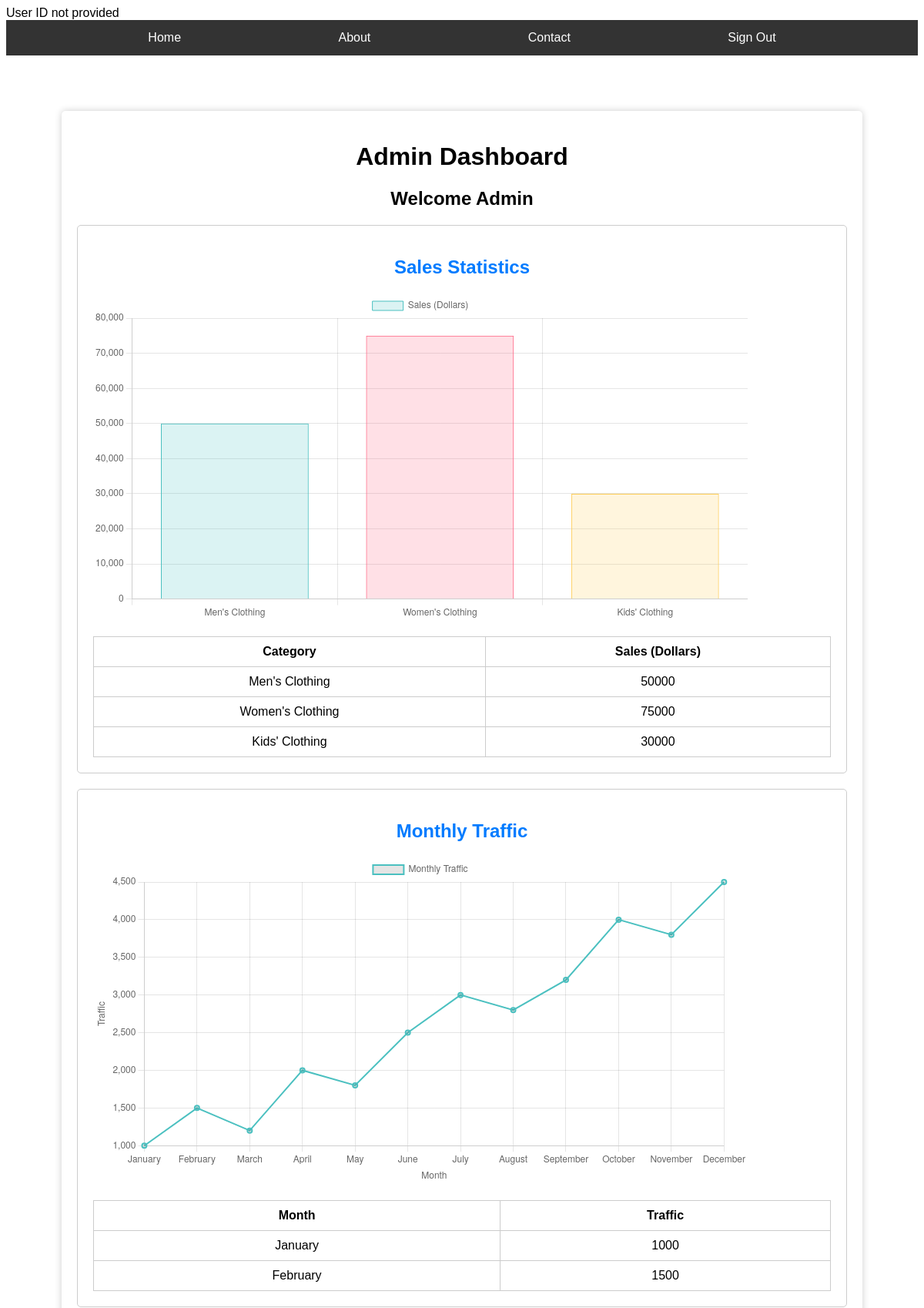
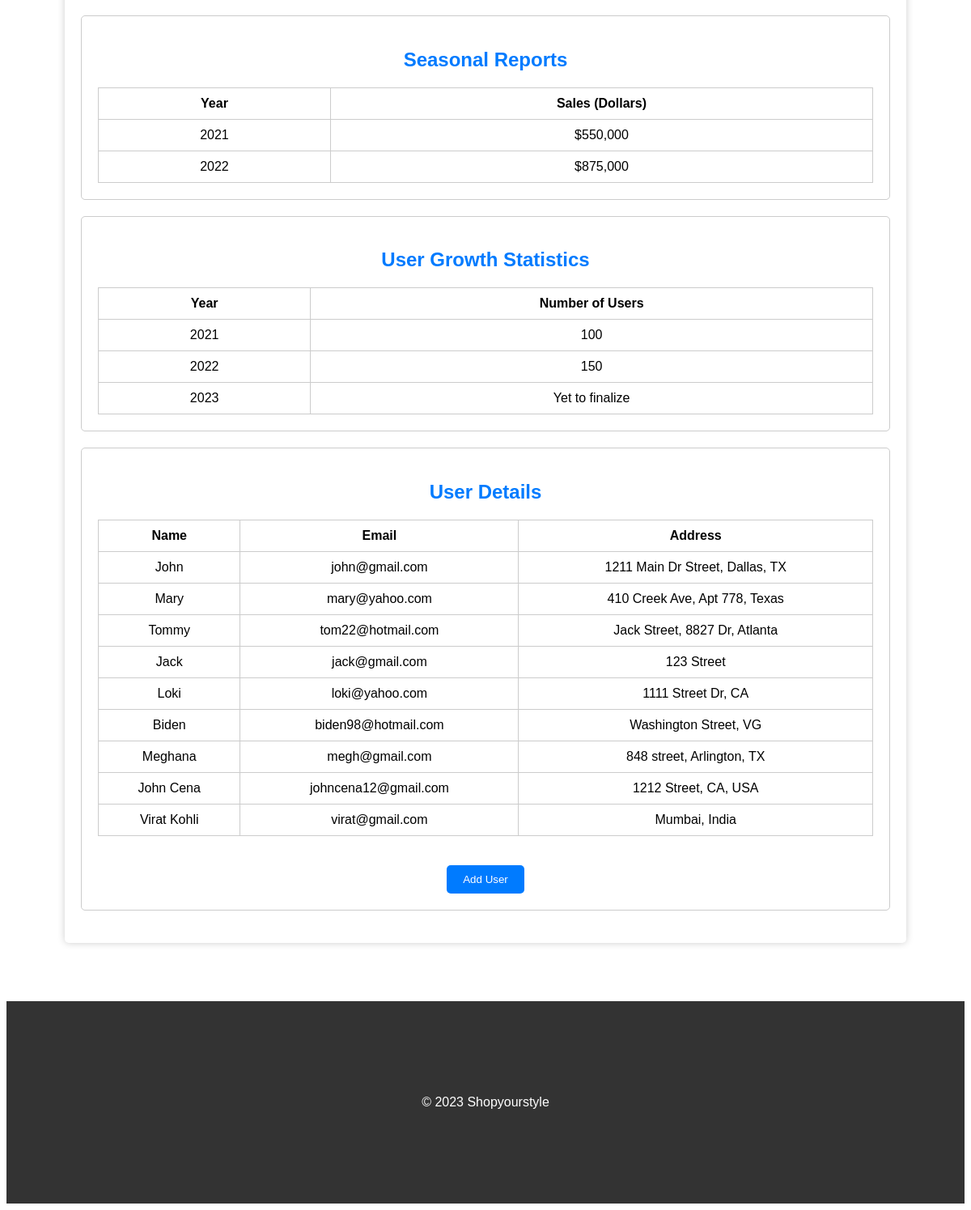
/Admin.php, run on the app's committed database (2 pictures, top to bottom).
### tables this page shows
CREATE TABLE `users` (
  `name` varchar(50) NOT NULL,
  `email` varchar(50) NOT NULL,
  `address` varchar(100) NOT NULL
);

### Admin.php (the view, shortened to what this page needs)
<?php
$servername = "localhost";
$username = "root";
$password = "";
$dbname = "shopify";
$conn = new mysqli($servername, $username, $password, $dbname);
$sql = "SELECT * FROM users";
$result = $conn->query($sql);
?>
<!DOCTYPE html>
<html lang="en">
<head>
    <link rel="stylesheet" href="Style.css">
</head>
<body>
    <nav class="NavOne">
        <ul>
            <li><a href="Home_2.html">Home</a></li>
            <li><a href="About_2.html">About</a></li>
            <li><a href="Contact_2.html">Contact</a></li>
            <li><a href="Login.php">Sign Out</a></li>
        </ul>
    </nav>
    <br><br><br><br>
    <main class="admin-container">
        <h1>Admin Dashboard</h1>
        <h2>Welcome Admin</h2>
        <div class="admin-section">
            <h2>Sales Statistics</h2>
            <div class="chart-container">
                <canvas id="salesChart"></canvas>
            </div>
            <table class="admin-table">
                <thead>
                    <tr>
                        <th>Category</th>
                        <th>Sales (Dollars)</th>
                    </tr>
                </thead>
                <tbody>
                    <tr>
                        <td>Men's Clothing</td>
                        <td>
                            <span id="menSales" contenteditable="true" onblur="updateSales('menSales')">50000</span>
                        </td>
                    </tr>
                    <tr>
                        <td>Women's Clothing</td>
                        <td>
                            <span id="womenSales" contenteditable="true" onblur="updateSales('womenSales')">75000</span>
                        </td>
                    </tr>
                    <tr>
                        <td>Kids' Clothing</td>
                        <td>
                            <span id="kidsSales" contenteditable="true" onblur="updateSales('kidsSales')">30000</span>
                        </td>
                    </tr>
                </tbody>
            </table>
        </div>
        <div class="admin-section">
            <h2>Monthly Traffic</h2>
            <div class="chart-container">
                <canvas id="trafficChart"></canvas>
            </div>
            <table class="admin-table">
                <thead>
                    <tr>
                        <th>Month</th>
                        <th>Traffic</th>
                    </tr>
                </thead>
                <tbody>
                    <tr>
                        <td>January</td>
                        <td>1000</td>
                    </tr>
                    <tr>
                        <td>February</td>
                        <td>1500</td>
                    </tr>
                </tbody>
            </table>
        </div>
        <div class="admin-section">
            <h2>Seasonal Reports</h2>
            <table class="admin-table">
                <thead>
                    <tr>
                        <th>Year</th>
                        <th>Sales (Dollars)</th>
                    </tr>
                </thead>
                <tbody>
                    <tr>
                        <td>2021</td>
                        <td>$550,000</td>
                    </tr>
                    <tr>
                        <td>2022</td>
                        <td>$875,000</td>
                    </tr>
                </tbody>
            </table>
        </div>
        <div class="admin-section">
            <h2>User Growth Statistics</h2>
            <table class="admin-table">
                <thead>
                    <tr>
                        <th>Year</th>
                        <th>Number of Users</th>
                    </tr>
                </thead>
                <tbody>
                    <tr>
                        <td>2021</td>
                        <td>100</td>
                    </tr>
                    <tr>
                        <td>2022</td>
                        <td>150</td>
                    </tr>
                    <tr>
                        <td>2023</td>
                        <td>Yet to finalize</td>
                    </tr>
                </tbody>
            </table>
        </div>
<div class="admin-section">
    <h2>User Details</h2>
    <table class="admin-table">
        <thead>
            <tr>
                <th>Name</th>
                <th>Email</th>
                <th>Address</th>
            </tr>
        </thead>
        <tbody>
            <?php
            if ($result->num_rows > 0) {
                while ($row = $result->fetch_assoc()) {
                    echo "<tr>";
                    echo "<td>" . $row['name'] . "</td>";
                    echo "<td>" . $row['email'] . "</td>";
                    echo "<td>" . $row['address'] . "</td>";
                    echo "</tr>";
                }
            } else {
                echo "<tr><td colspan='5'>No user data available</td></tr>";
            }
            ?>
        </tbody>
    </table>
    <br><br>
        <div class="btn_adduser_container">
            <button class="btn_adduser" onclick="location.href='./add_user.php'">Add User</button>
        </div>
</div>
    </main>
    <br><br><br><br>
    <footer class="bg-gray-900 text-white text-center py-2">
        <p>&copy; 2023 Shopyourstyle</p>
    </footer>
    <script>
        // JavaScript for Chart.js
        document.addEventListener('DOMContentLoaded', function () {
            // Declare salesChart in a scope accessible to the updateSales function
            var salesChart;
            // Function to update sales data
            window.updateSales = function (category) {
                var newValue = document.getElementById(category).innerText;
                // Update the corresponding data in the chart
                switch (category) {
                    case 'menSales':
                        salesChart.data.datasets[0].data[0] = newValue;
                        break;
                    case 'womenSales':
                        salesChart.data.datasets[0].data[1] = newValue;
                        break;
                    case 'kidsSales':
                        salesChart.data.datasets[0].data[2] = newValue;
                        break;
                    default:
                        break;
                }
                // Update the chart
                salesChart.update();
            };
            // Create the initial chart
            var ctx = document.getElementById('salesChart').getContext('2d');
            salesChart = new Chart(ctx, {
                type: 'bar',
                data: {
                    labels: ['Men\'s Clothing', 'Women\'s Clothing', 'Kids\' Clothing'],
                    datasets: [{
                        label: 'Sales (Dollars)',
                        data: [50000, 75000, 30000],
                        backgroundColor: [
                            'rgba(75, 192, 192, 0.2)',
                            'rgba(255, 99, 132, 0.2)',
                            'rgba(255, 205, 86, 0.2)'
                        ],
                        borderColor: [
                            'rgba(75, 192, 192, 1)',
                            'rgba(255, 99, 132, 1)',
                            'rgba(255, 205, 86, 1)'
                        ],
                        borderWidth: 1
                    }]
                },
                options: {
                    scales: {
                        y: {
                            beginAtZero: true
                        }
                    }
                }
            });
        });
        </script>
<script>
        document.addEventListener('DOMContentLoaded', function () {
            // Data for the line chart (monthly traffic)
            var monthlyTrafficData = {
                labels: ['January', 'February', 'March', 'April', 'May', 'June', 'July', 'August', 'September', 'October', 'November', 'December'],
                datasets: [{
                    label: 'Monthly Traffic',
                    data: [1000, 1500, 1200, 2000, 1800, 2500, 3000, 2800, 3200, 4000, 3800, 4500],
                    borderColor: 'rgba(75, 192, 192, 1)',
                    borderWidth: 2,
                    fill: false
                }]
            };
            // Line chart options
            var lineChartOptions = {
                scales: {
                    x: {
                        title: {
                            display: true,
                            text: 'Month'
                        }
                    },
                    y: {
                        title: {
                            display: true,
                            text: 'Traffic'
                        }
                    }
                }
            };
            // Create the line chart
            var trafficChartCanvas = document.getElementById('trafficChart').getContext('2d');
            var trafficLineChart = new Chart(trafficChartCanvas, {
                type: 'line',
                data: monthlyTrafficData,
                options: lineChartOptions
            });
        });
    </script>
</body>
</html>

### Style.css (style rules this page uses)
body { font-family: Arial, sans-serif; }
footer { background-color: #333; color: white; text-align: center; padding: 100px 0; }
.NavOne { background-color: #333; overflow: hidden; text-align: center; }
.NavOne ul { list-style-type: none; margin: 0; padding: 0; display: inline-block; }
.NavOne li { display: inline-block; }
.NavOne a { display: block; color: white; text-align: center; padding: 14px 100px; text-decoration: none; }

### Admin.php (style rules this page uses)
.admin-container { max-width: 1000px; margin: 0 auto; padding: 20px; background-color: #fff; border-radius: 5px; box-shadow: 0 0 10px rgba(0, 0, 0, 0.2); }
.admin-section { text-align: left; padding: 20px; border: 1px solid #ccc; border-radius: 5px; margin-bottom: 20px; }
.admin-container h1 { text-align: center; }
.admin-container h2 { text-align: center; }
.admin-section h2 { color: #007bff; }
.admin-table { width: 100%; border-collapse: collapse; margin-top: 20px; }
.admin-table th, .admin-table td { border: 1px solid #ccc; padding: 10px; text-align: center; }
.chart-container { width: 100%; height: 425px; margin-top: 20px; }
.btn_adduser_container { text-align: center; }
button.btn_adduser { background-color: #007bff; color: #fff; padding: 10px 20px; border: none; border-radius: 5px; cursor: pointer; }

### data on the page
users: name "John", email "john@gmail.com", address "1211 Main Dr Street, Dallas, TX"
users: name "Mary", email "mary@yahoo.com", address "410 Creek Ave, Apt 778, Texas"
users: name "Tommy", email "tom22@hotmail.com", address "Jack Street, 8827 Dr, Atlanta"
users: name "Jack", email "jack@gmail.com", address "123 Street"
users: name "Loki", email "loki@yahoo.com", address "1111 Street Dr, CA"
users: name "Biden", email "biden98@hotmail.com", address "Washington Street, VG"
users: name "Meghana", email "megh@gmail.com", address "848 street, Arlington, TX"
users: name "John Cena", email "johncena12@gmail.com", address "1212 Street, CA, USA"
users: name "Virat Kohli", email "virat@gmail.com", address "Mumbai, India"
